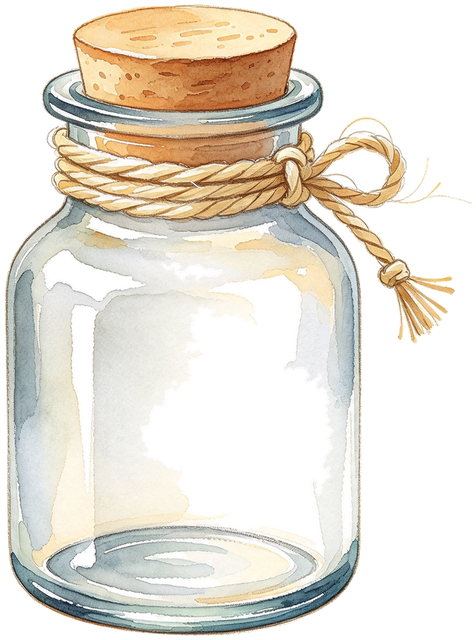
#> input picture resources/jar/glass.png, 476 x 640 px, found by its file name
$ python make_preview_v2.py
#> lines starting #> are read from the running program, lines starting #| are printed output that depends on the picture; after the words box and inside, x2 and y2 are one past the last pixel; in counts of white or black regions, pixels touching at a corner belong together
# -*- coding: utf-8 -*-
"""糖果罐 · 极简玻璃罐示意图 v2
修正：罐子放大居中 / 麻绳贴合罐口带投影 / 两颗糖有前后+接触阴影 / 纸纹更真
"""
from PIL import Image, ImageDraw, ImageFilter
import os

SRC = '/sdcard/Download/Operit/dev_package/com.nox.candy_jar/resources'
OUT = '/sdcard/Download/Operit/dev_package/com.nox.candy_jar/_preview/glass_v3.png'

W, H = 1000, 1400
BG = (245, 240, 231)
CX = 500
BASE_Y = 1256
JAR_H = 872

# ---------- 1. 纸底 ----------
canvas = Image.new('RGB', (W, H), BG)

# 细颗粒
grain = Image.effect_noise((W, H), 15).convert('RGB')
canvas = Image.blend(canvas, grain, 0.075)

# 大尺度纸张不匀（低分辨率噪声放大）
big = Image.effect_noise((W // 12, H // 12), 90).convert('L').resize((W, H), Image.BICUBIC)
big = big.point(lambda v: 118 + int((v - 128) * 0.28))
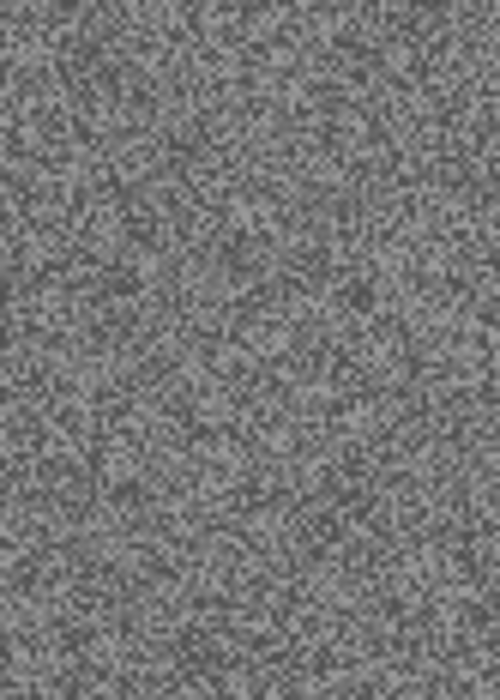
#> big: PIL image 1000x1400 L (shown at 1/2 size); min 83, max 153, mean 117.9
canvas = Image.blend(canvas, Image.merge('RGB', (big, big, big)), 0.10)

# 中心提亮
vig = Image.new('L', (W, H), 0)
#> vig: PIL image 1000x1400 L; every value is 0
ImageDraw.Draw(vig).ellipse((-280, -200, W + 280, H + 120), fill=46)
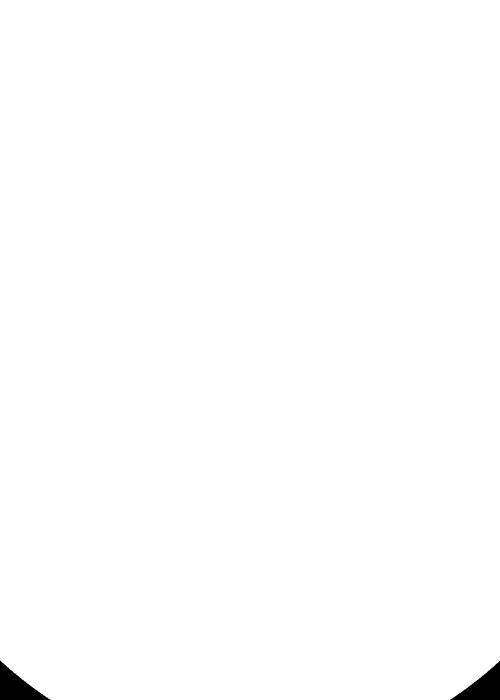
#> vig: PIL image 1000x1400 L (shown at 1/2 size); values 0 (black) and 46 (white), 99.5% white; 2 black regions, box (x1, y1, x2, y2) and area: (0, 1321, 101, 1400) 3801, (900, 1322, 1000, 1400) 3722
vig = vig.filter(ImageFilter.GaussianBlur(180))
canvas = Image.composite(Image.new('RGB', (W, H), (253, 250, 243)), canvas, vig)
canvas = canvas.convert('RGBA')
#> canvas: PIL image 1000x1400 RGBA

# ---------- 2. 罐子 ----------
jar = Image.open(os.path.join(SRC, 'jar/glass.png')).convert('RGBA')
#> jar is the input picture: PIL image 476x640 RGBA; mean R, G, B, A 122.9, 117, 106.3, 139.4
jar = jar.crop(jar.getchannel('A').getbbox())
#> jar: PIL image 474x638 RGBA
sc = JAR_H / jar.height
#> sc = 1.37
jar = jar.resize((max(1, int(jar.width * sc)), JAR_H), Image.LANCZOS)
#> jar: PIL image 647x872 RGBA

al = jar.getchannel('A'); pw = al.load()
#> after `al = jar.getchannel('A')`:
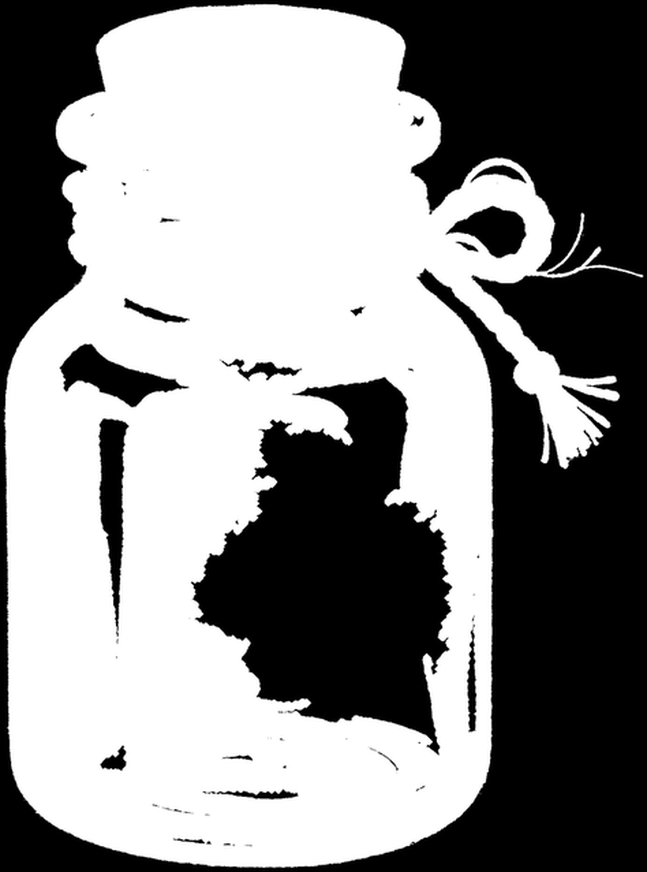
#> al: PIL image 647x872 L; min 0, max 255, mean 140.4
cs = []
for y in range(int(JAR_H * 0.55), int(JAR_H * 0.95), 4):
    xs = [x for x in range(jar.width) if pw[x, y] > 40]
    if xs:
        cs.append((xs[0] + xs[-1]) / 2)
#> after the loop, cs = 88 values, max 250.5 at index 64, min 248.5 at index 2, mean 249.5
body_cx = sum(cs) / len(cs)
#> body_cx = 249.5
px_left = int(CX - body_cx)
#> px_left = 250
py_top = BASE_Y - JAR_H

# ---------- 3. 落地阴影（玻璃罐：贴地、颜色偏冷） ----------
sh = Image.new('RGBA', (W, H), (0, 0, 0, 0))
#> sh: PIL image 1000x1400 RGBA; every value is 0
ImageDraw.Draw(sh).ellipse((CX - 268, BASE_Y - 34, CX + 268, BASE_Y + 40), fill=(104, 94, 80, 66))
sh = sh.filter(ImageFilter.GaussianBlur(26))
canvas.alpha_composite(sh)

# ---------- 4. 罐子本体 ----------
canvas.alpha_composite(jar, (px_left, py_top))

# ---------- 5. 罐口麻绳 ----------
ROPE = (156, 118, 82, 255)
ROPE_DK = (120, 88, 58, 150)

# 先量一下罐口实际宽度（取顶部附近 alpha 范围）
neck_ys = int(JAR_H * 0.045)
xs0 = [x for x in range(jar.width) if pw[x, neck_ys] > 40]
#> xs0 = 305 values from 99 to 403
neck_cx = (xs0[0] + xs0[-1]) / 2 + px_left if xs0 else CX
#> neck_cx = 501
neck_w = int((xs0[-1] - xs0[0]) * 1.06) if xs0 else int(jar.width * 0.42)
#> neck_w = 322
rope_y = py_top + int(JAR_H * 0.062)

rope_l = Image.new('RGBA', (W, H), (0, 0, 0, 0))
dr = ImageDraw.Draw(rope_l)
half = neck_w // 2
#> half = 161
pts = [(neck_cx + i, rope_y + int(8 * (1 - (i / half) ** 2))) for i in range(-half, half + 1, 2)]
#> pts = 162 pairs, first value 340 to 662, second value 438 to 445

# 绳下投影（贴住玻璃）
dr.line([(x, y + 7) for (x, y) in pts], fill=ROPE_DK, width=9, joint='curve')
# 主绳两股
dr.line(pts, fill=ROPE, width=9, joint='curve')
dr.line([(x, y - 7) for (x, y) in pts], fill=ROPE, width=5, joint='curve')

# 结（在罐口右偏一点，垂下来）
kx, ky = neck_cx + int(neck_w * 0.10), rope_y + 11
#> kx = 533; ky = 449
dr.ellipse((kx - 12, ky - 11, kx + 12, ky + 13), fill=ROPE)
dr.line([(kx - 3, ky + 6), (kx - 14, ky + 38)], fill=ROPE, width=7)
dr.line([(kx + 6, ky + 7), (kx + 19, ky + 32)], fill=ROPE, width=7)

rope = rope_l.filter(ImageFilter.GaussianBlur(0.7))
canvas.alpha_composite(rope)

# ---------- 6. 散落的糖（全部落在罐底前方/右前方的地面上，先远后近） ----------
def drop_candy(name, cx, cy, target_w, angle, shadow=44, blur=7):
#> called with name = 'bean_30.png', cx = 872, cy = 1292, target_w = 126, angle = 10, shadow = 42, blur = 7
    c = Image.open(os.path.join(SRC, 'candy', name)).convert('RGBA')
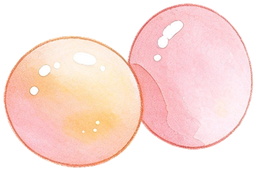
#> input picture resources/candy/bean_30.png, 256 x 171 px, found by its file name
#> c is the input picture: PIL image 256x171 RGBA; mean R, G, B, A 170.4, 142.1, 135.8, 165.8
    c = c.crop(c.getchannel('A').getbbox())
    s = target_w / c.width
#> s = 0.492
    c = c.resize((target_w, max(1, int(c.height * s))), Image.LANCZOS)
#> c: PIL image 126x84 RGBA
    c = c.rotate(angle, expand=True, resample=Image.BICUBIC)
#> c: PIL image 140x106 RGBA
    # 接触阴影：窄而贴地，压在糖的正下方
    cs_ = Image.new('RGBA', (W, H), (0, 0, 0, 0))
    ImageDraw.Draw(cs_).ellipse(
        (cx - c.width // 2 + 4, cy + c.height // 2 - 16,
         cx + c.width // 2 - 4, cy + c.height // 2 + 6),
        fill=(100, 90, 74, shadow))
    cs_ = cs_.filter(ImageFilter.GaussianBlur(blur))
    canvas.alpha_composite(cs_)
    canvas.alpha_composite(c, (int(cx - c.width / 2), int(cy - c.height / 2)))

# 远处那颗：贴在罐子右前的地上，不压罐身
drop_candy('bean_30.png', 872, 1292, 126, 10, shadow=42)
# 近处那颗：更靠下 = 更近观者，压在罐底前方
drop_candy('bean_04.png', 672, 1312, 162, -13, shadow=54, blur=8)
#> call 2 of drop_candy, with name = 'bean_04.png', cx = 672, cy = 1312, target_w = 162, angle = -13, shadow = 54, blur = 8
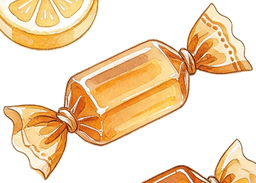
#> input picture resources/candy/bean_04.png, 256 x 183 px, found by its file name
#> in drop_candy, c is the input picture: PIL image 256x183 RGBA; mean R, G, B, A 120.7, 96.3, 65.3, 122
#> in drop_candy (call 2), `c = c.rotate(angle, expand=True, resample=Image.BICUBIC)`:
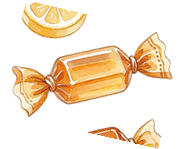
#> c: PIL image 184x149 RGBA; mean R, G, B, A 83.3, 66.4, 45, 82.8; transparent parts drawn white

# ---------- 7. 导出 ----------
canvas.convert('RGB').save(OUT, quality=95)
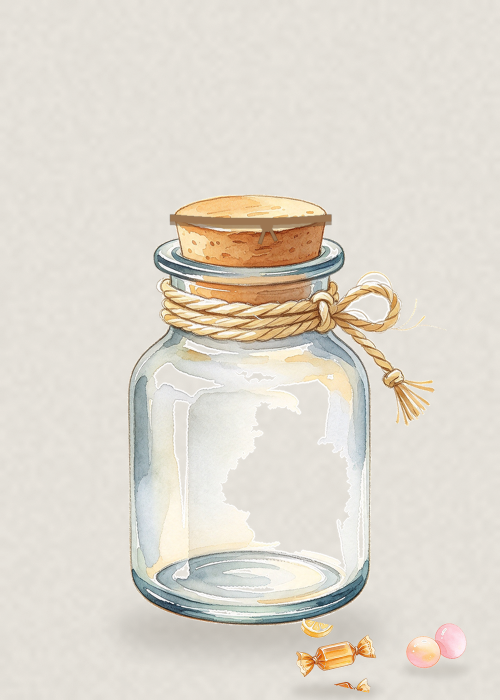
#> saved as glass_v3.png: PIL image 1000x1400 RGB (shown at 1/2 size); mean R, G, B 223.6, 217.7, 207.3
print('saved', OUT, canvas.size, 'neck_cx=', round(neck_cx, 1), 'neck_w=', neck_w)
#| saved /sdcard/Download/Operit/dev_package/com.nox.candy_jar/_preview/glass_v3.png (1000, 1400) neck_cx= 501.0 neck_w= 322
